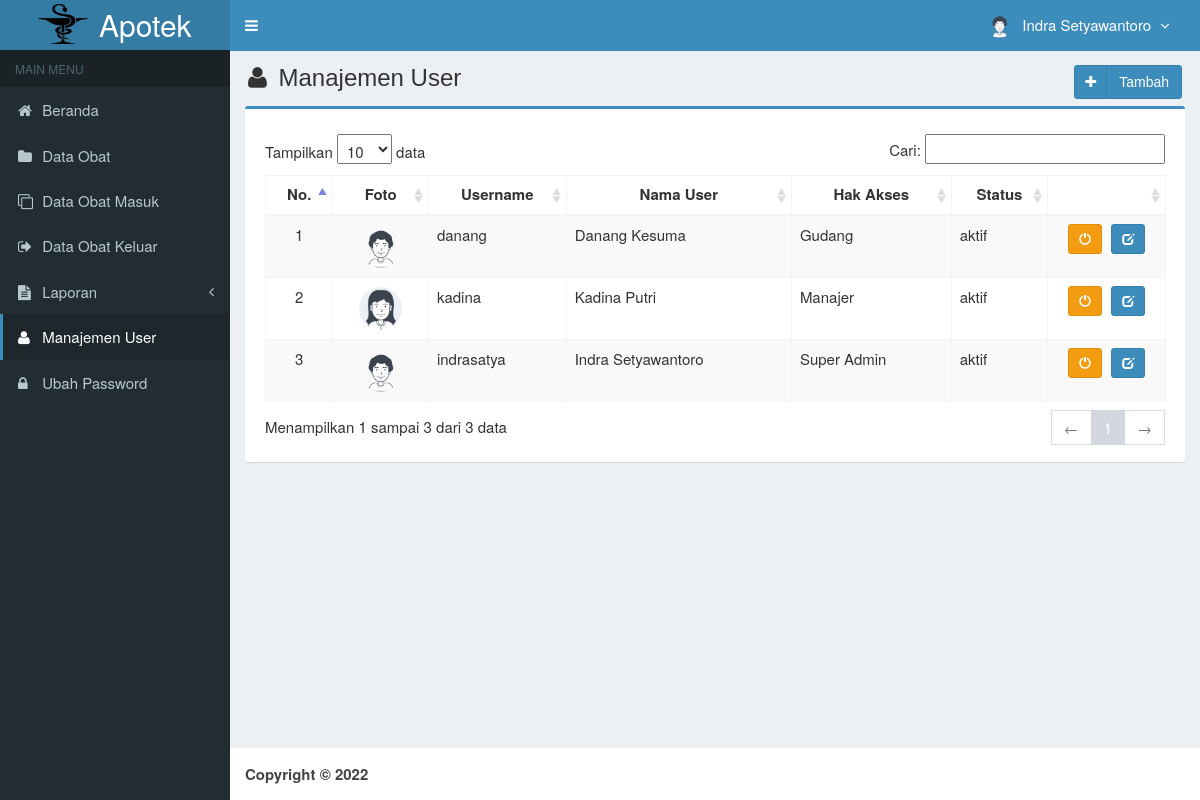
The app's page /main.php?module=user (signed in) with its own data.
### tables this page shows
CREATE TABLE `is_users` (
  `id_user` int(3) NOT NULL,
  `username` varchar(50) NOT NULL,
  `nama_user` varchar(50) NOT NULL,
  `password` varchar(50) NOT NULL,
  `email` varchar(50) DEFAULT NULL,
  `telepon` varchar(13) DEFAULT NULL,
  `foto` varchar(100) DEFAULT NULL,
  `hak_akses` enum('Super Admin','Manajer','Gudang') NOT NULL,
  `status` enum('aktif','blokir') NOT NULL DEFAULT 'aktif',
  `created_at` timestamp NOT NULL DEFAULT CURRENT_TIMESTAMP,
  `updated_at` timestamp NOT NULL DEFAULT CURRENT_TIMESTAMP ON UPDATE CURRENT_TIMESTAMP
);

### modules/user/view.php (the view, shortened to what this page needs)
<section class="content-header">
  <h1>
    <i class="fa fa-user icon-title"></i> Manajemen User
    <a class="btn btn-primary btn-social pull-right" href="?module=form_user&form=add" title="Tambah Data" data-toggle="tooltip">
      <i class="fa fa-plus"></i> Tambah
    </a>
  </h1>
</section>
<section class="content">
  <div class="row">
    <div class="col-md-12">
      <div class="box box-primary">
        <div class="box-body">
          <table id="dataTables1" class="table table-bordered table-striped table-hover">
            <thead>
              <tr>
                <th class="center">No.</th>
                <th class="center">Foto</th>
                <th class="center">Username</th>
                <th class="center">Nama User</th>
                <th class="center">Hak Akses</th>
                <th class="center">Status</th>
                <th class="center"></th>
              </tr>
            </thead>
            <tbody>
            <?php
            $no = 1;
            $query = mysqli_query($mysqli, "SELECT * FROM is_users ORDER BY id_user DESC")
                                            or die('Ada kesalahan pada query tampil data user: '.mysqli_error($mysqli));
            while ($data = mysqli_fetch_assoc($query)) {
              echo "<tr>
                      <td width='50' class='center'>$no</td>";
                      if ($data['foto']=="") { ?>
                        <td class='center'><img class='img-user' src='images/user/user-default.png' width='45'></td>
                      <?php
                      } else { ?>
                        <td class='center'><img class='img-user' src='images/user/<?php echo $data['foto']; ?>' width='45'></td>
                      <?php
                      }
              echo "  <td>$data[username]</td>
                      <td>$data[nama_user]</td>
                      <td>$data[hak_akses]</td>
                      <td>$data[status]</td>
                      <td class='center' width='100'>
                          <div>";
                          if ($data['status']=='aktif') { ?>
                            <a data-toggle="tooltip" data-placement="top" title="Blokir" style="margin-right:5px" class="btn btn-warning btn-sm" href="modules/user/proses.php?act=off&id=<?php echo $data['id_user'];?>">
                                <i style="color:#fff" class="glyphicon glyphicon-off"></i>
                            </a>
            <?php
                          }
                          else { ?>
                            <a data-toggle="tooltip" data-placement="top" title="Aktifkan" style="margin-right:5px" class="btn btn-success btn-sm" href="modules/user/proses.php?act=on&id=<?php echo $data['id_user'];?>">
                                <i style="color:#fff" class="glyphicon glyphicon-ok"></i>
                            </a>
            <?php
                          }
              echo "      <a data-toggle='tooltip' data-placement='top' title='Ubah' class='btn btn-primary btn-sm' href='?module=form_user&form=edit&id=$data[id_user]'>
                                <i style='color:#fff' class='glyphicon glyphicon-edit'></i>
                            </a>
                          </div>
                      </td>
                    </tr>";
              $no++;
            }
            ?>
            </tbody>
          </table>
        </div>
      </div>
    </div>
  </div>
</section><!-- /.content

### top-menu.php (shortened to what this page needs)
<?php
require_once "config/database.php";
$query = mysqli_query($mysqli, "SELECT id_user, nama_user, foto, hak_akses FROM is_users WHERE id_user='$_SESSION[id_user]'")
                                or die('Ada kesalahan pada query tampil Manajemen User: '.mysqli_error($mysqli));
$data = mysqli_fetch_assoc($query);
?>
<li class="dropdown user user-menu">
  <a href="#" class="dropdown-toggle" data-toggle="dropdown">
  <?php
  if ($data['foto']=="") { ?>
    <img src="images/user/user-default.png" class="user-image" alt="User Image"/>
  <?php
  }
  else { ?>
    <img src="images/user/<?php echo $data['foto']; ?>" class="user-image" alt="User Image"/>
  <?php
  }
  ?>
    <span class="hidden-xs"><?php echo $data['nama_user']; ?> <i style="margin-left:5px" class="fa fa-angle-down"></i></span>
  </a>
</li>

### assets/css/style.css (style rules this page uses)
.btn-social *:first-child { border-right: 1px solid rgba(0, 0, 0, 0.1); bottom: 0; font-size: 1em !important; left: 0; line-height: 32px !important; position: absolute; text-align: center; top: 0; width: 32px !important; }
.content-header { padding: 15px 18px 0; position: relative; }
.center { text-align:center; }
.img-user { border: 1px solid #fff; border-radius: 100%; }
.icon-title { margin-right: 5px; }
body { background-color: #fff; color: #333; font-size: 15px; line-height: 1.42857; }

### records on screen
is_users: foto (picture), nama_user "Indra Setyawantoro", username "indrasatya", hak_akses "Super Admin", status "aktif"
is_users: foto (picture), username "danang", nama_user "Danang Kesuma", hak_akses "Gudang", status "aktif"
is_users: foto (picture), username "kadina", nama_user "Kadina Putri", hak_akses "Manajer", status "aktif"
